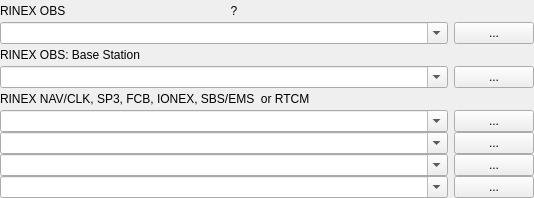
       <widget class="QWidget" name="Panel4" native="true">
        <property name="enabled">
         <bool>true</bool>
        </property>
        <property name="toolTip">
         <string/>
        </property>
        <property name="layoutDirection">
         <enum>Qt::LeftToRight</enum>
        </property>
        <property name="text" stdset="0">
         <string/>
        </property>
        <layout class="QGridLayout" name="gridLayout_2">
         <property name="leftMargin">
          <number>0</number>
         </property>
         <property name="topMargin">
          <number>0</number>
         </property>
         <property name="rightMargin">
          <number>0</number>
         </property>
         <property name="bottomMargin">
          <number>0</number>
         </property>
         <property name="verticalSpacing">
          <number>0</number>
         </property>
         <item row="0" column="0">
          <widget class="QLabel" name="LabelInputFile1">
           <property name="enabled">
            <bool>true</bool>
           </property>
           <property name="sizePolicy">
            <sizepolicy hsizetype="Preferred" vsizetype="Fixed">
             <horstretch>0</horstretch>
             <verstretch>0</verstretch>
            </sizepolicy>
           </property>
           <property name="toolTip">
            <string/>
           </property>
           <property name="text">
            <string>RINEX OBS</string>
           </property>
          </widget>
         </item>
         <item row="0" column="1">
          <widget class="QPushButton" name="BtnKeyword">
           <property name="enabled">
            <bool>true</bool>
           </property>
           <property name="toolTip">
            <string/>
           </property>
           <property name="text">
            <string>?</string>
           </property>
           <property name="flat">
            <bool>true</bool>
           </property>
          </widget>
         </item>
         <item row="0" column="4">
          <widget class="QPushButton" name="BtnInputPlot1">
           <property name="enabled">
            <bool>true</bool>
           </property>
           <property name="toolTip">
            <string/>
           </property>
           <property name="text">
            <string/>
           </property>
           <property name="icon">
            <iconset resource="rtkpost_qt.qrc">
             <normaloff>:/buttons/chart.bmp</normaloff>:/buttons/chart.bmp</iconset>
           </property>
           <property name="flat">
            <bool>true</bool>
           </property>
          </widget>
         </item>
         <item row="0" column="5">
          <widget class="QPushButton" name="BtnInputView1">
           <property name="enabled">
            <bool>true</bool>
           </property>
           <property name="toolTip">
            <string/>
           </property>
           <property name="text">
            <string/>
           </property>
           <property name="icon">
            <iconset resource="rtkpost_qt.qrc">
             <normaloff>:/buttons/doc.bmp</normaloff>:/buttons/doc.bmp</iconset>
           </property>
           <property name="flat">
            <bool>true</bool>
           </property>
          </widget>
         </item>
         <item row="1" column="0" colspan="5">
          <widget class="QComboBox" name="InputFile1">
           <property name="enabled">
            <bool>true</bool>
           </property>
           <property name="toolTip">
            <string/>
           </property>
           <property name="editable">
            <bool>true</bool>
           </property>
          </widget>
         </item>
         <item row="1" column="5">
          <widget class="QPushButton" name="BtnInputFile1">
           <property name="enabled">
            <bool>true</bool>
           </property>
           <property name="palette">
            <palette>
             <active>
              <colorrole role="WindowText">
               <brush brushstyle="SolidPattern">
                <color alpha="255">
                 <red>0</red>
                 <green>0</green>
                 <blue>0</blue>
                </color>
               </brush>
              </colorrole>
             </active>
             <inactive>
              <colorrole role="WindowText">
               <brush brushstyle="SolidPattern">
                <color alpha="255">
                 <red>0</red>
                 <green>0</green>
                 <blue>0</blue>
                </color>
               </brush>
              </colorrole>
             </inactive>
             <disabled>
              <colorrole role="WindowText">
               <brush brushstyle="SolidPattern">
                <color alpha="255">
                 <red>0</red>
                 <green>0</green>
                 <blue>0</blue>
                </color>
               </brush>
              </colorrole>
             </disabled>
            </palette>
           </property>
           <property name="toolTip">
            <string/>
           </property>
           <property name="text">
            <string>...</string>
           </property>
           <property name="flat">
            <bool>false</bool>
           </property>
          </widget>
         </item>
         <item row="2" column="0">
          <widget class="QLabel" name="LabelInputFile3">
           <property name="enabled">
            <bool>true</bool>
           </property>
           <property name="toolTip">
            <string/>
           </property>
           <property name="text">
            <string>RINEX OBS: Base Station</string>
           </property>
          </widget>
         </item>
         <item row="2" column="4">
          <widget class="QPushButton" name="BtnInputPlot2">
           <property name="enabled">
            <bool>true</bool>
           </property>
           <property name="toolTip">
            <string/>
           </property>
           <property name="text">
            <string/>
           </property>
           <property name="icon">
            <iconset resource="rtkpost_qt.qrc">
             <normaloff>:/buttons/chart.bmp</normaloff>:/buttons/chart.bmp</iconset>
           </property>
           <property name="flat">
            <bool>true</bool>
           </property>
          </widget>
         </item>
         <item row="2" column="5">
          <widget class="QPushButton" name="BtnInputView2">
           <property name="enabled">
            <bool>true</bool>
           </property>
           <property name="toolTip">
            <string/>
           </property>
           <property name="text">
            <string/>
           </property>
           <property name="icon">
            <iconset resource="rtkpost_qt.qrc">
             <normaloff>:/buttons/doc.bmp</normaloff>:/buttons/doc.bmp</iconset>
           </property>
           <property name="flat">
            <bool>true</bool>
           </property>
          </widget>
         </item>
         <item row="3" column="0" colspan="5">
          <widget class="QComboBox" name="InputFile2">
           <property name="enabled">
            <bool>true</bool>
           </property>
           <property name="toolTip">
            <string/>
           </property>
           <property name="editable">
            <bool>true</bool>
           </property>
          </widget>
         </item>
         <item row="3" column="5">
          <widget class="QPushButton" name="BtnInputFile2">
           <property name="enabled">
            <bool>true</bool>
           </property>
           <property name="palette">
            <palette>
             <active>
              <colorrole role="WindowText">
               <brush brushstyle="SolidPattern">
                <color alpha="255">
                 <red>0</red>
                 <green>0</green>
                 <blue>0</blue>
                </color>
               </brush>
              </colorrole>
             </active>
             <inactive>
              <colorrole role="WindowText">
               <brush brushstyle="SolidPattern">
                <color alpha="255">
                 <red>0</red>
                 <green>0</green>
                 <blue>0</blue>
                </color>
               </brush>
              </colorrole>
             </inactive>
             <disabled>
              <colorrole role="WindowText">
               <brush brushstyle="SolidPattern">
                <color alpha="255">
                 <red>0</red>
                 <green>0</green>
                 <blue>0</blue>
                </color>
               </brush>
              </colorrole>
             </disabled>
            </palette>
           </property>
           <property name="toolTip">
            <string/>
           </property>
           <property name="text">
            <string>...</string>
           </property>
           <property name="flat">
            <bool>false</bool>
           </property>
          </widget>
         </item>
         <item row="4" column="0" colspan="2">
          <widget class="QLabel" name="LabelInputFile2">
           <property name="enabled">
            <bool>true</bool>
           </property>
           <property name="toolTip">
            <string/>
           </property>
           <property name="text">
            <string>RINEX NAV/CLK, SP3, FCB, IONEX, SBS/EMS  or RTCM</string>
           </property>
          </widget>
         </item>
         <item row="4" column="2">
          <widget class="QPushButton" name="BtnInputView3">
           <property name="enabled">
            <bool>true</bool>
           </property>
           <property name="toolTip">
            <string/>
           </property>
           <property name="text">
            <string/>
           </property>
           <property name="icon">
            <iconset resource="rtkpost_qt.qrc">
             <normaloff>:/buttons/doc.bmp</normaloff>:/buttons/doc.bmp</iconset>
           </property>
           <property name="flat">
            <bool>true</bool>
           </property>
          </widget>
         </item>
         <item row="4" column="3">
          <widget class="QPushButton" name="BtnInputView4">
           <property name="enabled">
            <bool>true</bool>
           </property>
           <property name="toolTip">
            <string/>
           </property>
           <property name="text">
            <string/>
           </property>
           <property name="icon">
            <iconset resource="rtkpost_qt.qrc">
             <normaloff>:/buttons/doc.bmp</normaloff>:/buttons/doc.bmp</iconset>
           </property>
           <property name="flat">
            <bool>true</bool>
           </property>
          </widget>
         </item>
         <item row="4" column="4">
          <widget class="QPushButton" name="BtnInputView5">
           <property name="enabled">
            <bool>true</bool>
           </property>
           <property name="toolTip">
            <string/>
           </property>
           <property name="text">
            <string/>
           </property>
           <property name="icon">
            <iconset resource="rtkpost_qt.qrc">
             <normaloff>:/buttons/doc.bmp</normaloff>:/buttons/doc.bmp</iconset>
           </property>
           <property name="flat">
            <bool>true</bool>
           </property>
          </widget>
         </item>
         <item row="4" column="5">
          <widget class="QPushButton" name="BtnInputView6">
           <property name="enabled">
            <bool>true</bool>
           </property>
           <property name="toolTip">
            <string/>
           </property>
           <property name="text">
            <string/>
           </property>
           <property name="icon">
            <iconset resource="rtkpost_qt.qrc">
             <normaloff>:/buttons/doc.bmp</normaloff>:/buttons/doc.bmp</iconset>
           </property>
           <property name="flat">
            <bool>true</bool>
           </property>
          </widget>
         </item>
         <item row="5" column="0" colspan="5">
          <widget class="QComboBox" name="InputFile3">
           <property name="enabled">
            <bool>true</bool>
           </property>
           <property name="toolTip">
            <string/>
           </property>
           <property name="editable">
            <bool>true</bool>
           </property>
          </widget>
         </item>
         <item row="5" column="5">
          <widget class="QPushButton" name="BtnInputFile3">
           <property name="enabled">
            <bool>true</bool>
           </property>
           <property name="palette">
            <palette>
             <active>
              <colorrole role="WindowText">
               <brush brushstyle="SolidPattern">
                <color alpha="255">
                 <red>0</red>
                 <green>0</green>
                 <blue>0</blue>
                </color>
               </brush>
              </colorrole>
             </active>
             <inactive>
              <colorrole role="WindowText">
               <brush brushstyle="SolidPattern">
                <color alpha="255">
                 <red>0</red>
                 <green>0</green>
                 <blue>0</blue>
                </color>
               </brush>
              </colorrole>
             </inactive>
             <disabled>
              <colorrole role="WindowText">
               <brush brushstyle="SolidPattern">
                <color alpha="255">
                 <red>0</red>
                 <green>0</green>
                 <blue>0</blue>
                </color>
               </brush>
              </colorrole>
             </disabled>
            </palette>
           </property>
           <property name="toolTip">
            <string/>
           </property>
           <property name="text">
            <string>...</string>
           </property>
           <property name="flat">
            <bool>false</bool>
           </property>
          </widget>
         </item>
         <item row="6" column="0" colspan="5">
          <widget class="QComboBox" name="InputFile4">
           <property name="enabled">
            <bool>true</bool>
           </property>
           <property name="toolTip">
            <string/>
           </property>
           <property name="editable">
            <bool>true</bool>
           </property>
          </widget>
         </item>
         <item row="6" column="5">
          <widget class="QPushButton" name="BtnInputFile4">
           <property name="enabled">
            <bool>true</bool>
           </property>
           <property name="palette">
            <palette>
             <active>
              <colorrole role="WindowText">
               <brush brushstyle="SolidPattern">
                <color alpha="255">
                 <red>0</red>
                 <green>0</green>
                 <blue>0</blue>
                </color>
               </brush>
              </colorrole>
             </active>
             <inactive>
              <colorrole role="WindowText">
               <brush brushstyle="SolidPattern">
                <color alpha="255">
                 <red>0</red>
                 <green>0</green>
                 <blue>0</blue>
                </color>
               </brush>
              </colorrole>
             </inactive>
             <disabled>
              <colorrole role="WindowText">
               <brush brushstyle="SolidPattern">
                <color alpha="255">
                 <red>0</red>
                 <green>0</green>
                 <blue>0</blue>
                </color>
               </brush>
              </colorrole>
             </disabled>
            </palette>
           </property>
           <property name="toolTip">
            <string/>
           </property>
           <property name="text">
            <string>...</string>
           </property>
           <property name="flat">
            <bool>false</bool>
           </property>
          </widget>
         </item>
         <item row="7" column="0" colspan="5">
          <widget class="QComboBox" name="InputFile5">
           <property name="enabled">
            <bool>true</bool>
           </property>
           <property name="toolTip">
            <string/>
           </property>
           <property name="editable">
            <bool>true</bool>
           </property>
          </widget>
         </item>
         <item row="7" column="5">
          <widget class="QPushButton" name="BtnInputFile5">
           <property name="enabled">
            <bool>true</bool>
           </property>
           <property name="palette">
            <palette>
             <active>
              <colorrole role="WindowText">
               <brush brushstyle="SolidPattern">
                <color alpha="255">
                 <red>0</red>
                 <green>0</green>
                 <blue>0</blue>
                </color>
               </brush>
              </colorrole>
             </active>
             <inactive>
              <colorrole role="WindowText">
               <brush brushstyle="SolidPattern">
                <color alpha="255">
                 <red>0</red>
                 <green>0</green>
                 <blue>0</blue>
                </color>
               </brush>
              </colorrole>
             </inactive>
             <disabled>
              <colorrole role="WindowText">
               <brush brushstyle="SolidPattern">
                <color alpha="255">
                 <red>0</red>
                 <green>0</green>
                 <blue>0</blue>
                </color>
               </brush>
              </colorrole>
             </disabled>
            </palette>
           </property>
           <property name="toolTip">
            <string/>
           </property>
           <property name="text">
            <string>...</string>
           </property>
           <property name="flat">
            <bool>false</bool>
           </property>
          </widget>
         </item>
         <item row="8" column="0" colspan="5">
          <widget class="QComboBox" name="InputFile6">
           <property name="enabled">
            <bool>true</bool>
           </property>
           <property name="toolTip">
            <string/>
           </property>
           <property name="editable">
            <bool>true</bool>
           </property>
          </widget>
         </item>
         <item row="8" column="5">
          <widget class="QPushButton" name="BtnInputFile6">
           <property name="enabled">
            <bool>true</bool>
           </property>
           <property name="palette">
            <palette>
             <active>
              <colorrole role="WindowText">
               <brush brushstyle="SolidPattern">
                <color alpha="255">
                 <red>0</red>
                 <green>0</green>
                 <blue>0</blue>
                </color>
               </brush>
              </colorrole>
             </active>
             <inactive>
              <colorrole role="WindowText">
               <brush brushstyle="SolidPattern">
                <color alpha="255">
                 <red>0</red>
                 <green>0</green>
                 <blue>0</blue>
                </color>
               </brush>
              </colorrole>
             </inactive>
             <disabled>
              <colorrole role="WindowText">
               <brush brushstyle="SolidPattern">
                <color alpha="255">
                 <red>0</red>
                 <green>0</green>
                 <blue>0</blue>
                </color>
               </brush>
              </colorrole>
             </disabled>
            </palette>
           </property>
           <property name="toolTip">
            <string/>
           </property>
           <property name="text">
            <string>...</string>
           </property>
           <property name="flat">
            <bool>false</bool>
           </property>
          </widget>
         </item>
        </layout>
       </widget>
